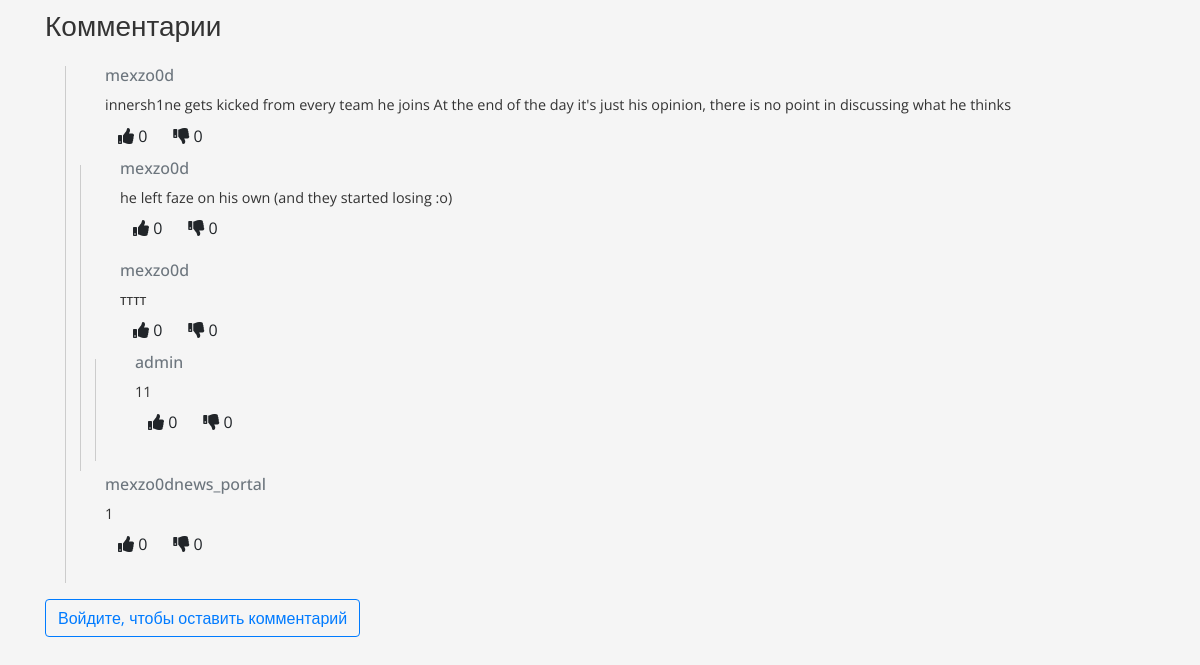
Before: /threads/24/ (lower part) with the older database file.
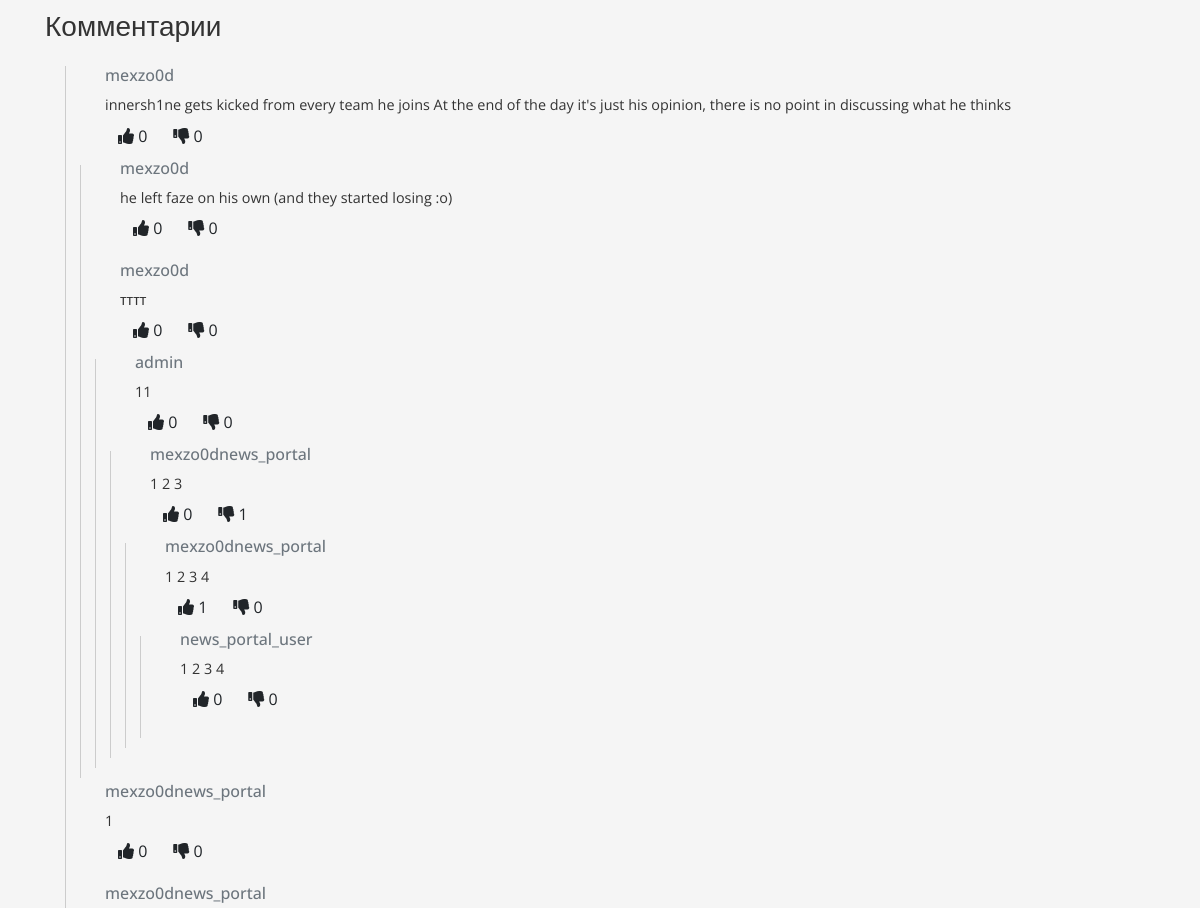
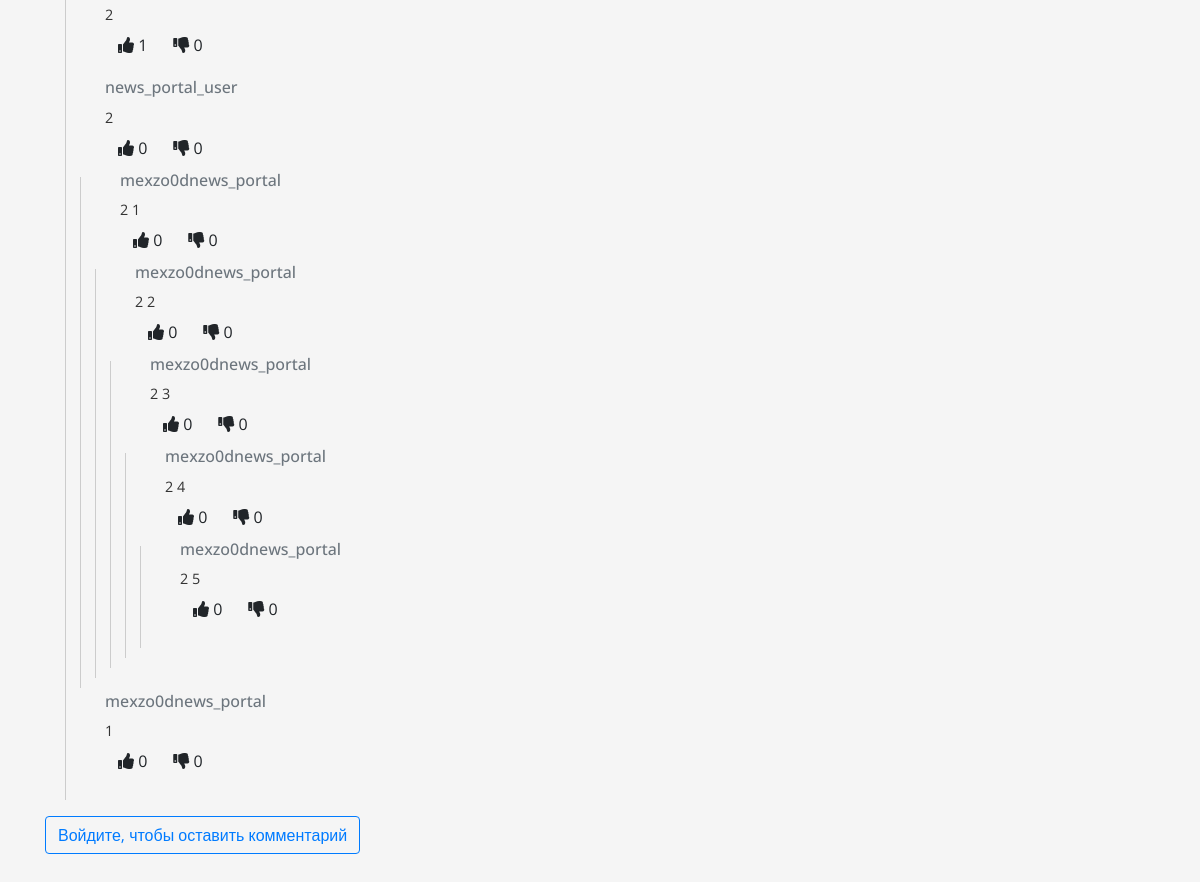
After: the same page with the newer database file (2 pictures, top to bottom).
### news_app/models.py (models this page shows, shortened)
class Comment(models.Model):
    thread = models.ForeignKey(Thread, related_name='comments', on_delete=models.CASCADE)
    author = models.ForeignKey(settings.AUTH_USER_MODEL, on_delete=models.CASCADE)
    text = models.TextField()
    created_date = models.DateTimeField(default=timezone.now)
    parent = models.ForeignKey('self', related_name='replies', null=True, blank=True, on_delete=models.CASCADE)
    likes = models.ManyToManyField(settings.AUTH_USER_MODEL, related_name='liked_thread_comments', blank=True)
    dislikes = models.ManyToManyField(settings.AUTH_USER_MODEL, related_name='disliked_thread_comments', blank=True)
    is_deleted = models.BooleanField(default=False)

### news_app/views.py (the view)
# urls.py: path('threads/<int:thread_id>/', thread_detail, name='thread_detail'),
def thread_detail(request, thread_id):
    thread = get_object_or_404(Thread, pk=thread_id)
    comments = thread.comments.filter(parent__isnull=True)
    if request.method == "POST" and request.user.is_authenticated:
        form = CommentForm(request.POST)
        if form.is_valid():
            parent_id = request.POST.get('parent_id', None)
            comment = form.save(commit=False)
            comment.thread = thread
            comment.author = request.user
            if parent_id:
                comment.parent_id = int(parent_id)
            comment.save()
            return redirect('thread_detail', thread_id=thread.id)
    else:
        form = CommentForm()
    return render(request, 'news_app/thread_detail.html', {'thread': thread, 'comments': comments, 'form': form})

### news_app/templatetags/custom_tags.py (called while the page is built)
@register.filter(name='has_group')
def has_group(user, group_name):
    group = Group.objects.get(name=group_name)
    return True if group in user.groups.all() else False

### news_app/templates/news_app/thread_detail.html (shortened to what this page needs)
{% extends 'news_app/base.html' %}
{% load custom_tags widget_tweaks %}
{% block content %}
<div class="container py-5">
    <section class="comments-section" id="comments-section">
        <h3 class="comments-title">Комментарии</h3>
        {% for comment in comments %}
            {% include "news_app/thread_respond.html" with comment=comment %}
        {% endfor %}
    </section>
    {% if user.is_authenticated %}
    <div class="add-comment-form mt-5" id="comment-form-section">
        <h4>Оставить комментарий</h4>
        <form method="post" class="mt-3" id="comment-form">
            {% csrf_token %}
            <div class="form-group">
                {{ form.text|add_class:"form-control" }}
                <input type="hidden" name="parent_id" id="parent_id">
            </div>
            <button type="submit" class="btn btn-primary">Оставить комментарий</button>
        </form>
    </div>
    {% else %}
        <p class="mt-3"><a href="{% url 'sign_in' %}?next={{ request.path }}" class="btn btn-outline-primary">Войдите, чтобы оставить комментарий</a></p>
    {% endif %}
</div>
{% endblock %}

### news_app/templates/news_app/thread_respond.html (shortened to what this page needs)
{% load custom_tags %}
<div class="comment" id="discussion-comment-{{ comment.id }}">
    <div class="body-card">
        {% if not comment.is_deleted %}
        <div class="main-comment">
            <h6 class="card-subtitle mb-2 text-muted">{{ comment.author.username }}</h6>
            <p class="card-text">{{ comment.text }}</p>
        </div>
        <div class="comment-interactions d-flex align-items-center justify-content-start">
            <button class="btn btn-like-thread {% if liked %}active{% endif %}" data-comment-id="{{ comment.id }}" data-action="like">
                <i class="fas fa-thumbs-up"></i> <span id="thread-likes-count-{{ comment.id }}">{{ comment.likes.count }}</span>
            </button>
            <button class="btn btn-dislike-thread {% if disliked %}active{% endif %}" data-comment-id="{{ comment.id }}" data-action="dislike">
                <i class="fas fa-thumbs-down"></i> <span id="thread-dislikes-count-{{ comment.id }}">{{ comment.dislikes.count }}</span>
            </button>
        </div>
        {% else %}
            <p class="card-text">Комментарий удален</p>
        {% endif %}
        <div class="replies" id="replies-{{ comment.id }}">
            {% for child_comment in comment.replies.all %}
                {% include "news_app/thread_respond.html" with comment=child_comment %}
            {% endfor %}
        </div>
    </div>
</div>

Changed rows visible on the page:
added Comment: author.username "mexzo0dnews_portal", text "1 2 3", likes.count "0", dislikes.count "1", shown under "admin"
added Comment: author.username "mexzo0dnews_portal", text "1 2 3 4", likes.count "1", dislikes.count "0"
added Comment: author.username "news_portal_user", text "1 2 3 4", likes.count "0", dislikes.count "0", shown under "mexzo0dnews_portal"
added Comment: author.username "mexzo0dnews_portal", text "2", likes.count "1", dislikes.count "0", shown under "Комментарии"
added Comment: author.username "news_portal_user", text "2", likes.count "0", dislikes.count "0", shown under "Комментарии"
added Comment: author.username "mexzo0dnews_portal", text "2 1", likes.count "0", dislikes.count "0", shown under "news_portal_user"
added Comment: author.username "mexzo0dnews_portal", text "2 2", likes.count "0", dislikes.count "0"
added Comment: author.username "mexzo0dnews_portal", text "2 3", likes.count "0", dislikes.count "0"
added Comment: author.username "mexzo0dnews_portal", text "2 4", likes.count "0", dislikes.count "0"
added Comment: author.username "mexzo0dnews_portal", text "2 5", likes.count "0", dislikes.count "0"
added Comment: author.username "mexzo0dnews_portal", text "1", likes.count "0", dislikes.count "0", shown under "Комментарии"
